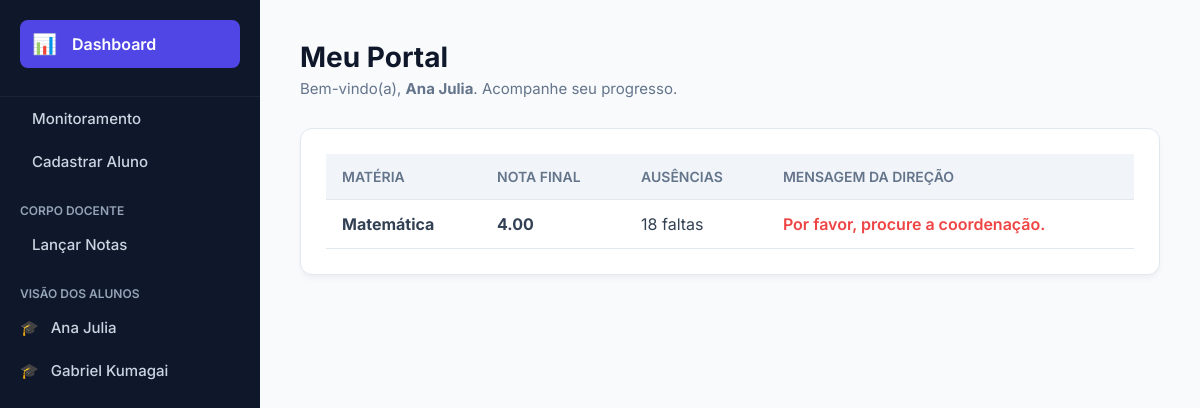
Page /index.php?acao=aluno&id=2 on the committed database.
### tables this page shows
CREATE TABLE usuarios (
    id INT AUTO_INCREMENT PRIMARY KEY,
    nome VARCHAR(100) NOT NULL,
    email VARCHAR(100) UNIQUE NOT NULL,
    senha VARCHAR(255) NOT NULL,
    perfil ENUM('aluno', 'professor', 'coordenador', 'diretor') NOT NULL
);

CREATE TABLE desempenho (
    id INT AUTO_INCREMENT PRIMARY KEY,
    aluno_id INT NOT NULL,
    disciplina VARCHAR(50) NOT NULL,
    nota DECIMAL(5,2) DEFAULT 0,
    faltas INT DEFAULT 0,
    FOREIGN KEY (aluno_id) REFERENCES usuarios(id)
);

### controllers/EscolaController.php (called while the page is built, shortened)
<?php
require_once 'config/Database.php';
require_once 'models/AlunoModel.php';
class EscolaController {
    private $alunoModel;
    public function __construct() {
        $database = new Database();
        $this->db = $database->getConnection();
        $this->alunoModel = new AlunoModel($this->db);
    }
    public function dashboardAluno() {
        $aluno_id = isset($_GET['id']) ? $_GET['id'] : 1;
        $boletim = $this->alunoModel->getDadosAluno($aluno_id);
        require_once 'views/header.php';
        require_once 'views/dashboard_aluno.php';
    }
}
?>

### config/Database.php (called while the page is built, shortened)
<?php
class Database {
    private $host = "localhost";
    private $db_name = "sistema_escolar";
    private $username = "root";
    private $password = "";
    public function getConnection() {
        $this->conn = null;
        try {
            $this->conn = new PDO("mysql:host=" . $this->host . ";dbname=" . $this->db_name, $this->username, $this->password);
            $this->conn->setAttribute(PDO::ATTR_ERRMODE, PDO::ERRMODE_EXCEPTION);
        } catch(PDOException $exception) { echo "Erro de conexão: " . $exception->getMessage(); }
        return $this->conn;
    }
}
?>

### models/AlunoModel.php (called while the page is built, shortened)
<?php
class AlunoModel {
    private $conn;
    public function __construct($db) { $this->conn = $db; }
    public function getDadosAluno($aluno_id) {
        $query = "SELECT u.nome, d.disciplina, d.nota, d.faltas FROM usuarios u LEFT JOIN desempenho d ON u.id = d.aluno_id WHERE u.id = :id AND u.perfil = 'aluno'";
        $stmt = $this->conn->prepare($query);
        $stmt->bindParam(':id', $aluno_id);
        $stmt->execute();
        return $stmt->fetchAll(PDO::FETCH_ASSOC);
    }
}
?>

### views/dashboard_aluno.php (the view)
<div class="cabecalho-pagina">
    <div>
        <h1>Meu Portal</h1>
        <p>Bem-vindo(a), <strong><?= htmlspecialchars($boletim[0]['nome'] ?? 'Aluno') ?></strong>. Acompanhe seu progresso.</p>
    </div>
</div>
<div class="card">
    <?php if (empty($boletim[0]['disciplina'])): ?>
        <p style="color: var(--text-muted); text-align: center; padding: 20px;">Os professores ainda não lançaram seu boletim.</p>
    <?php else: ?>
        <table>
            <thead>
                <tr>
                    <th>Matéria</th>
                    <th>Nota Final</th>
                    <th>Ausências</th>
                    <th>Mensagem da Direção</th>
                </tr>
            </thead>
            <tbody>
                <?php foreach ($boletim as $b): ?>
                    <tr>
                        <td><strong><?= htmlspecialchars($b['disciplina']) ?></strong></td>
                        <td style="font-size: 16px;"><strong><?= htmlspecialchars($b['nota']) ?></strong></td>
                        <td><?= htmlspecialchars($b['faltas']) ?> faltas</td>
                        <td>
                            <?php if($b['faltas'] >= 15 || $b['nota'] < 5): ?>
                                <span style="color: var(--danger); font-weight: 600; display: flex; align-items: center; gap: 5px;">Por favor, procure a coordenação.</span>
                            <?php else: ?>
                                <span style="color: var(--success); font-weight: 600; display: flex; align-items: center; gap: 5px;">Desempenho adequado</span>
                            <?php endif; ?>
                        </td>
                    </tr>
                <?php endforeach; ?>
            </tbody>
        </table>
    <?php endif; ?>
</div>
</div>
</body>
</html>

### views/header.php (shortened to what this page needs)
<!DOCTYPE html>
<html lang="pt-BR">
<head>
</head>
<body>
<div class="app-wrapper">
    <div class="sidebar">
        <div class="sidebar-header">
            <label for="menu-toggle" class="menu-btn" title="Alternar Menu">
                <span class="icon">📊</span>
                <span class="link-text">Dashboard</span>
            </label>
        </div>
        <div class="menu-items">
            <a href="index.php?acao=dashboard"><span class="icon"></span> Monitoramento</a>
            <a href="index.php?acao=novo_aluno"><span class="icon"></span> Cadastrar Aluno</a>
            <p class="menu-label">Corpo Docente</p>
            <a href="index.php?acao=professor"><span class="icon"></span> Lançar Notas</a>
            <p class="menu-label">Visão dos Alunos</p>
<?php
require_once __DIR__ . '/../config/Database.php';
$_db = new Database();
$_stmt = $_db->getConnection()->query(
    "SELECT id, nome FROM usuarios WHERE perfil = 'aluno' ORDER BY nome"
);
foreach ($_stmt->fetchAll(PDO::FETCH_ASSOC) as $_aluno): ?>
    <a href="index.php?acao=aluno&id=<?= $_aluno['id'] ?>">
        <span class="icon">🎓</span> <?= htmlspecialchars($_aluno['nome']) ?>
    </a>
<?php endforeach; ?>
        </div>
    </div>
    <div class="main-content">

### views/header.php (style rules this page uses)
:root { --primary: #4f46e5; --dark: #0f172a; --dark-lighter: #1e293b; --bg-color: #f8fafc; --card-bg: #ffffff; --text-main: #334155; --text-muted: #64748b; --border: #e2e8f0; --danger: #ef4444; --success: #10b981; }
body { font-family: 'Inter', sans-serif; background-color: var(--bg-color); margin: 0; color: var(--text-main); }
.app-wrapper { display: flex; width: 100%; min-height: 100vh; }
.sidebar { width: 260px; background-color: var(--dark); color: white; display: flex; flex-direction: column; transition: width 0.3s ease; overflow: hidden; white-space: nowrap; }
.sidebar-header { padding: 20px; display: flex; align-items: center; border-bottom: 1px solid rgba(255,255,255,0.05); }
.menu-btn { cursor: pointer; color: white; display: flex; align-items: center; gap: 15px; font-size: 16px; font-weight: 600; background-color: var(--primary); padding: 12px; border-radius: 8px; width: 100%; transition: 0.2s; }
.menu-btn .icon { font-size: 20px; }
.menu-items { display: flex; flex-direction: column; transition: opacity 0.2s ease, visibility 0.2s; }
.sidebar p.menu-label { padding: 20px 20px 5px; font-size: 12px; text-transform: uppercase; color: #94a3b8; font-weight: 600; margin: 0; }
.sidebar a { color: #cbd5e1; text-decoration: none; padding: 12px 20px; font-size: 15px; font-weight: 500; display: flex; align-items: center; gap: 12px; transition: all 0.2s; }
.main-content { flex: 1; padding: 40px; box-sizing: border-box; background-color: var(--bg-color); min-width: 0; }
.cabecalho-pagina { margin-bottom: 30px; display: flex; justify-content: space-between; align-items: center; }
.cabecalho-pagina h1 { margin: 0; color: var(--dark); font-size: 28px; font-weight: 700; }
.cabecalho-pagina p { margin: 5px 0 0 0; color: var(--text-muted); font-size: 15px; }
.card { background: var(--card-bg); border-radius: 12px; padding: 25px; box-shadow: 0 4px 6px -1px rgba(0,0,0,0.05); border: 1px solid var(--border); margin-bottom: 20px; }
table { width: 100%; border-collapse: collapse; }
th, td { padding: 14px 16px; text-align: left; border-bottom: 1px solid var(--border); }
th { background-color: #f1f5f9; font-weight: 600; color: var(--text-muted); font-size: 14px; text-transform: uppercase; }
label { display: block; margin-bottom: 8px; font-weight: 600; font-size: 14px; color: var(--dark); }

### rows in the picture
usuarios: nome "Ana Julia"
usuarios: nome "Gabriel Kumagai"
desempenho: aluno.nome "Ana Julia", disciplina "Matemática", nota "4.00", faltas "18", shows "Por favor, procure a coordenação."
